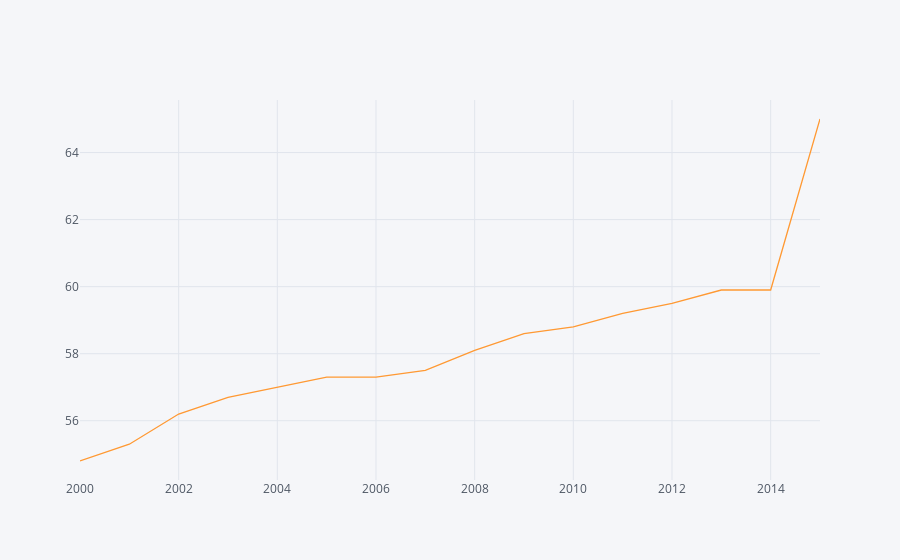
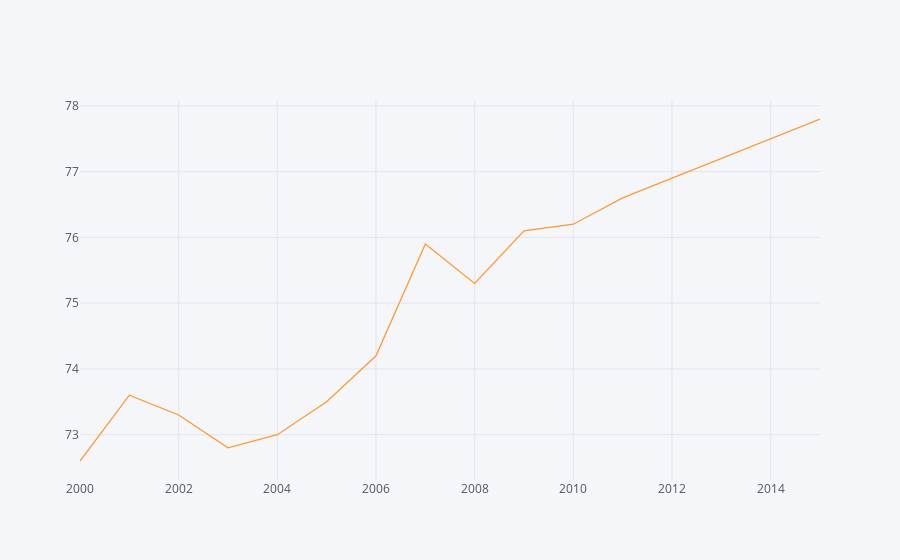
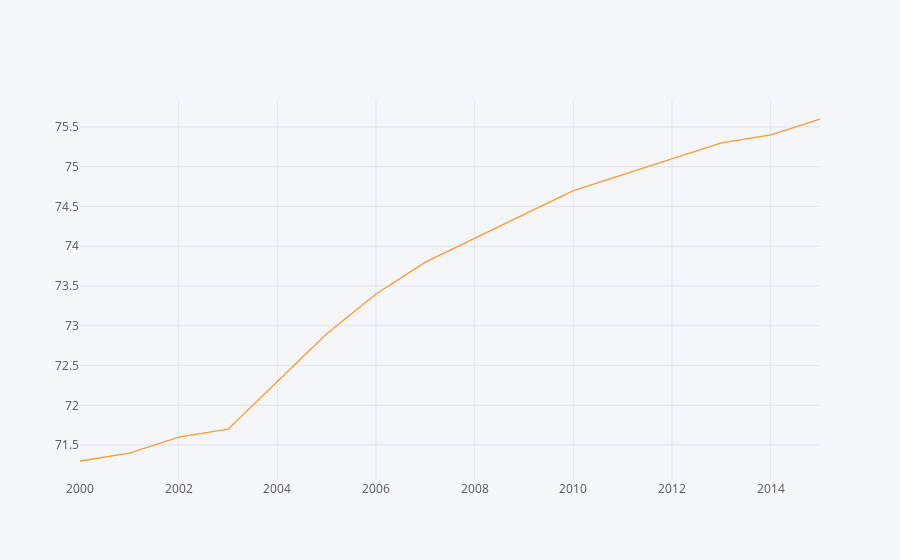
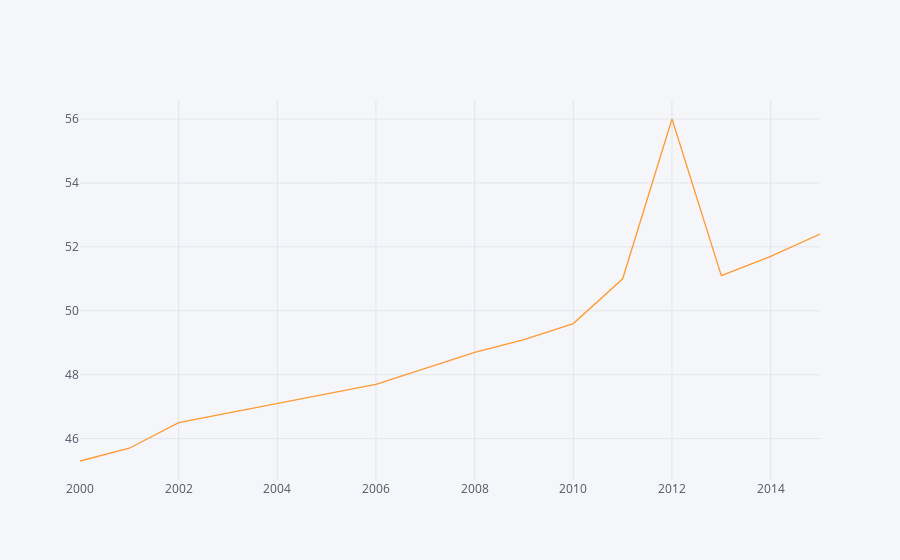

Here is the notebook cell these charts were saved with, in order:
### Code cell
countries = df['Country'].unique()
for country in countries:
    df_group.loc[country].iplot(y='Life expectancy ')
    print(country)

### Figure 1 — Plotly figure (JSON) as saved in the notebook; plotly's stock layout.template omitted (floating-point values rounded to 4 significant figures)
{"data": [{"line": {"color": "rgba(255, 153, 51, 1.0)", "dash": "solid", "shape": "linear", "width": 1.3}, "mode": "lines", "name": "Life expectancy ", "text": "", "type": "scatter", "uid": "4658c73f-e31f-4ce3-a903-0f5d842b810c", "x": [2015, 2014, 2013, 2012, 2011, 2010, 2009, 2008, 2007, 2006, 2005, 2004, 2003, 2002, 2001, 2000], "y": [65, 59.9, 59.9, 59.5, 59.2, 58.8, 58.6, 58.1, 57.5, 57.3, 57.3, 57, 56.7, 56.2, 55.3, 54.8]}], "layout": {"legend": {"bgcolor": "#F5F6F9", "font": {"color": "#4D5663"}}, "paper_bgcolor": "#F5F6F9", "plot_bgcolor": "#F5F6F9", "title": {"font": {"color": "#4D5663"}}, "xaxis": {"gridcolor": "#E1E5ED", "showgrid": true, "tickfont": {"color": "#4D5663"}, "title": {"font": {"color": "#4D5663"}, "text": ""}, "zerolinecolor": "#E1E5ED"}, "yaxis": {"gridcolor": "#E1E5ED", "showgrid": true, "tickfont": {"color": "#4D5663"}, "title": {"font": {"color": "#4D5663"}, "text": ""}, "zerolinecolor": "#E1E5ED"}}}

### Figure 2 — Plotly figure (JSON) as saved in the notebook; plotly's stock layout.template omitted (floating-point values rounded to 4 significant figures)
{"data": [{"line": {"color": "rgba(255, 153, 51, 1.0)", "dash": "solid", "shape": "linear", "width": 1.3}, "mode": "lines", "name": "Life expectancy ", "text": "", "type": "scatter", "uid": "37e6e242-b6e4-4c7e-86c2-2dd120a12845", "x": [2015, 2014, 2013, 2012, 2011, 2010, 2009, 2008, 2007, 2006, 2005, 2004, 2003, 2002, 2001, 2000], "y": [77.8, 77.5, 77.2, 76.9, 76.6, 76.2, 76.1, 75.3, 75.9, 74.2, 73.5, 73, 72.8, 73.3, 73.6, 72.6]}], "layout": {"legend": {"bgcolor": "#F5F6F9", "font": {"color": "#4D5663"}}, "paper_bgcolor": "#F5F6F9", "plot_bgcolor": "#F5F6F9", "title": {"font": {"color": "#4D5663"}}, "xaxis": {"gridcolor": "#E1E5ED", "showgrid": true, "tickfont": {"color": "#4D5663"}, "title": {"font": {"color": "#4D5663"}, "text": ""}, "zerolinecolor": "#E1E5ED"}, "yaxis": {"gridcolor": "#E1E5ED", "showgrid": true, "tickfont": {"color": "#4D5663"}, "title": {"font": {"color": "#4D5663"}, "text": ""}, "zerolinecolor": "#E1E5ED"}}}

### Figure 3 — Plotly figure (JSON) as saved in the notebook; plotly's stock layout.template omitted (floating-point values rounded to 4 significant figures)
{"data": [{"line": {"color": "rgba(255, 153, 51, 1.0)", "dash": "solid", "shape": "linear", "width": 1.3}, "mode": "lines", "name": "Life expectancy ", "text": "", "type": "scatter", "uid": "f5f456f3-c314-4701-9946-f90c10e740d9", "x": [2015, 2014, 2013, 2012, 2011, 2010, 2009, 2008, 2007, 2006, 2005, 2004, 2003, 2002, 2001, 2000], "y": [75.6, 75.4, 75.3, 75.1, 74.9, 74.7, 74.4, 74.1, 73.8, 73.4, 72.9, 72.3, 71.7, 71.6, 71.4, 71.3]}], "layout": {"legend": {"bgcolor": "#F5F6F9", "font": {"color": "#4D5663"}}, "paper_bgcolor": "#F5F6F9", "plot_bgcolor": "#F5F6F9", "title": {"font": {"color": "#4D5663"}}, "xaxis": {"gridcolor": "#E1E5ED", "showgrid": true, "tickfont": {"color": "#4D5663"}, "title": {"font": {"color": "#4D5663"}, "text": ""}, "zerolinecolor": "#E1E5ED"}, "yaxis": {"gridcolor": "#E1E5ED", "showgrid": true, "tickfont": {"color": "#4D5663"}, "title": {"font": {"color": "#4D5663"}, "text": ""}, "zerolinecolor": "#E1E5ED"}}}

### Figure 4 — Plotly figure (JSON) as saved in the notebook; plotly's stock layout.template omitted (floating-point values rounded to 4 significant figures)
{"data": [{"line": {"color": "rgba(255, 153, 51, 1.0)", "dash": "solid", "shape": "linear", "width": 1.3}, "mode": "lines", "name": "Life expectancy ", "text": "", "type": "scatter", "uid": "fc90e030-27c3-4be9-a472-5d88ec455fa7", "x": [2015, 2014, 2013, 2012, 2011, 2010, 2009, 2008, 2007, 2006, 2005, 2004, 2003, 2002, 2001, 2000], "y": [52.4, 51.7, 51.1, 56, 51, 49.6, 49.1, 48.7, 48.2, 47.7, 47.4, 47.1, 46.8, 46.5, 45.7, 45.3]}], "layout": {"legend": {"bgcolor": "#F5F6F9", "font": {"color": "#4D5663"}}, "paper_bgcolor": "#F5F6F9", "plot_bgcolor": "#F5F6F9", "title": {"font": {"color": "#4D5663"}}, "xaxis": {"gridcolor": "#E1E5ED", "showgrid": true, "tickfont": {"color": "#4D5663"}, "title": {"font": {"color": "#4D5663"}, "text": ""}, "zerolinecolor": "#E1E5ED"}, "yaxis": {"gridcolor": "#E1E5ED", "showgrid": true, "tickfont": {"color": "#4D5663"}, "title": {"font": {"color": "#4D5663"}, "text": ""}, "zerolinecolor": "#E1E5ED"}}}
